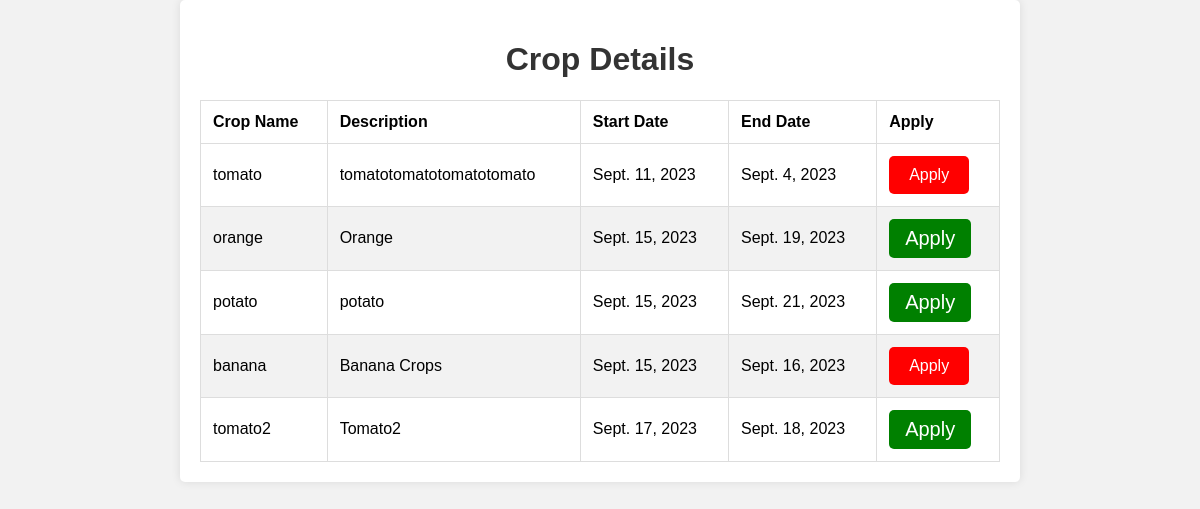
Before: /crop with the older database file.
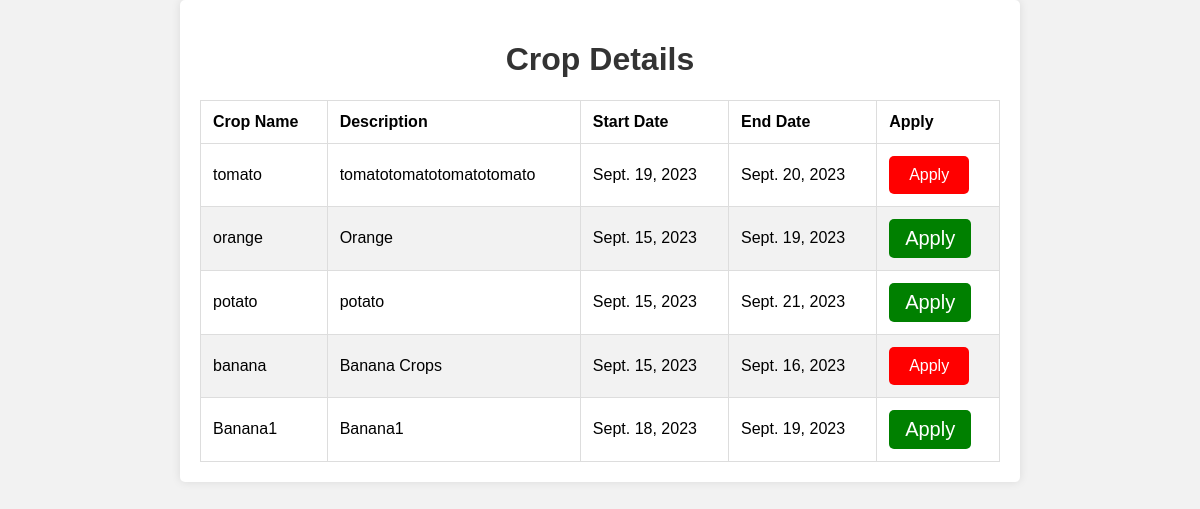
After: the same page with the newer database file.
### ceapp/models.py (models this page shows)
class Crop(models.Model):
    Namec = models.CharField(max_length=100)
    des = models.TextField()
    start_date = models.DateField(null=True, blank=True)
    end_date = models.DateField(null=True, blank=True)
    count = models.CharField(max_length=100,null=True, blank=True)
    created_at = models.DateTimeField(auto_now_add=True)
    current = models.BooleanField(default=False)

### ceapp/views.py (the view)
# urls.py: path('crop',views.crop,name='crop'),
def crop(request):
    today = date.today()
    crops = Crop.objects.all()
    return render(request, 'crop.html', {'crops': crops , 'today': today})

### templates/crop.html (shortened to what this page needs)
<!DOCTYPE html>
<html lang="en">
<head>
</head>
<body>
    <div class="container">
        <h1>Crop Details</h1>
        <table>
            <thead>
                <tr>
                    <th>Crop Name</th>
                    <th>Description</th>
                    <th>Start Date</th>
                    <th>End Date</th>
                    <th>Apply</th>
                </tr>
            </thead>
            <tbody>
                {% for crop in crops %}
                <tr>
                    <td>{{ crop.Namec }}</td>
                    <td>{{ crop.des }}</td>
                    <td>{{ crop.start_date }}</td>
                    <td>{{ crop.end_date }}</td>
                    <td>
                        {% if crop.start_date <= today and crop.end_date >= today %}
                            <a href="{% url 'apply' %}?crop_name={{ crop.Namec }}" class="apply-button-green" id="apply">Apply</a>
                        {% else %}
                            <a href="{% url 'applyerror' %}?crops={{ crop.Namec }}" class="apply-button" style="background-color: red;">Apply</a>
                        {% endif %}
                    </td>
                </tr>
                {% endfor %}
            </tbody>
        </table>
    </div>
</body>
</html>

Changed rows visible on the page:
removed Crop: Namec "tomato2", des "Tomato2", start_date "Sept. 17, 2023", end_date "Sept. 18, 2023"
changed Crop "tomato": start_date "Sept. 11, 2023" → "Sept. 19, 2023"; end_date "Sept. 4, 2023" → "Sept. 20, 2023"
added Crop: Namec "Banana1", des "Banana1", start_date "Sept. 18, 2023", end_date "Sept. 19, 2023"
